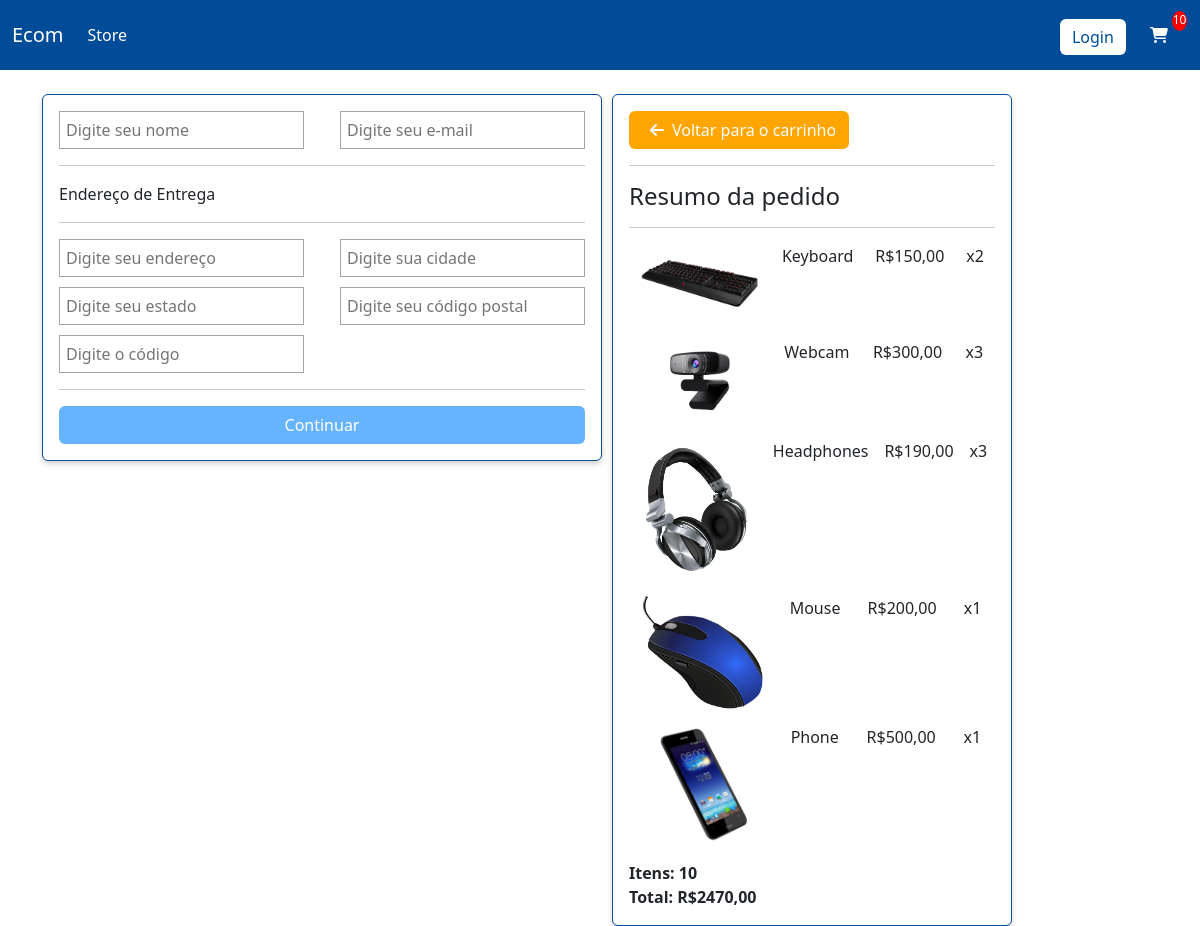
/checkout/ (signed in), run on an earlier commit of the app's database.
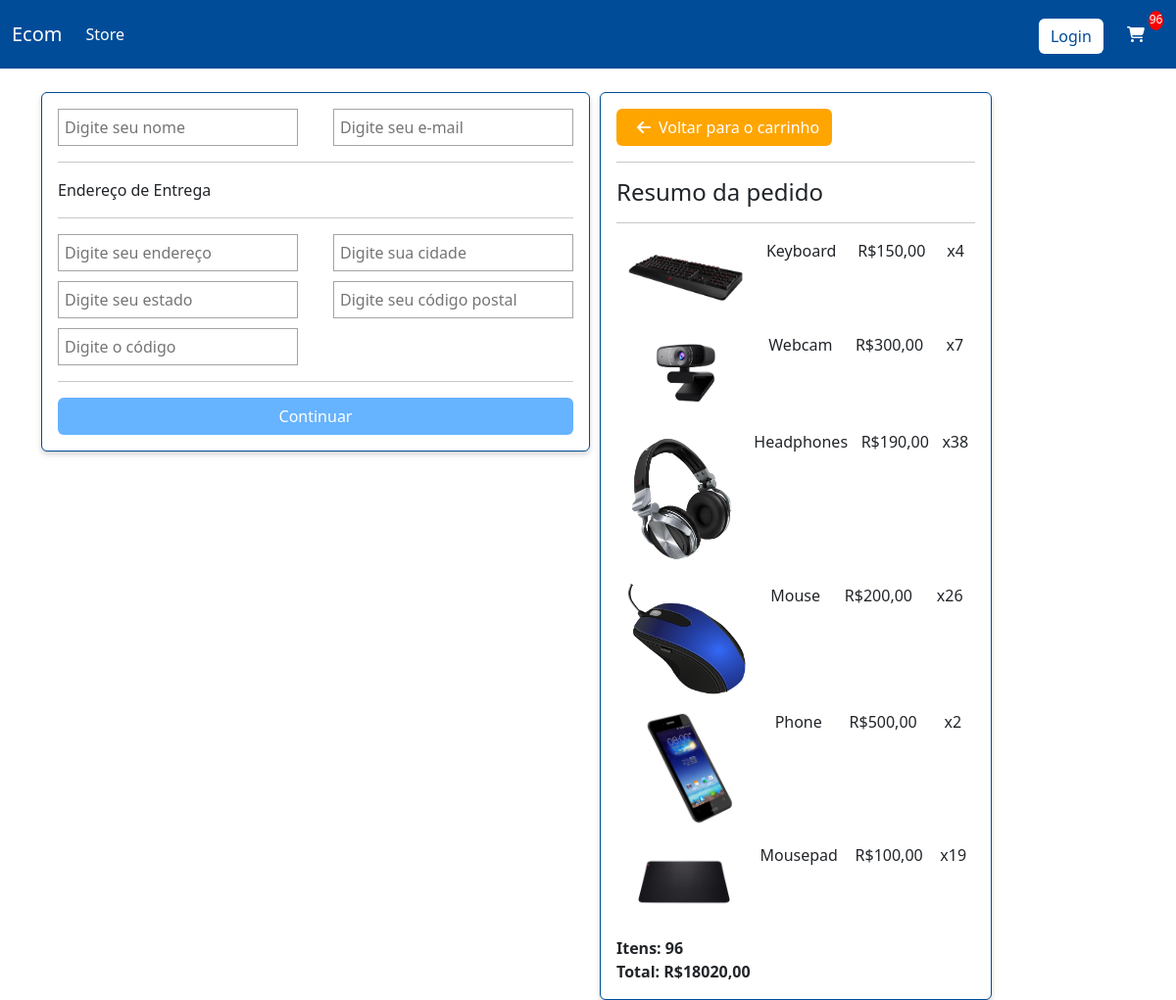
And on a later commit of the database.
### store/models.py (models this page shows, shortened)
class ItemPedido(models.Model):
    produto = models.ForeignKey(Produto, on_delete=models.SET_NULL, blank=True, null=True)
    pedido = models.ForeignKey(Pedido, on_delete=models.SET_NULL, blank=True, null=True)
    quantidade = models.IntegerField(default=0, null=True, blank=False)
    data_add = models.DateTimeField(auto_now_add=True)
    @property
    def valor_total(self):
        total = self.produto.preco * self.quantidade
        return total

class Produto(models.Model):
    nome = models.CharField(max_length=200, null=True)
    preco = models.FloatField()
    digital = models.BooleanField(default=False, null=True, blank=False)
    imagem = models.ImageField(null=True, blank=True)
    @property
    def imagemURL(self):
        try:
            url = self.imagem.url
        except:
            url = ''
        return url

class Pedido(models.Model):
    cliente = models.ForeignKey(Cliente, on_delete=models.SET_NULL, blank=True, null=True)
    data = models.DateTimeField(auto_now_add=True)
    completo = models.BooleanField(default=False, null=True, blank=False)
    transacao_id = models.CharField(max_length=200, null=True)
    @property
    def valor_total_carrinho(self):
        itempedido = self.itempedido_set.all()
        total = sum([item.valor_total for item in itempedido])
        return total
    @property
    def valor_total_itens(self):
        itempedido = self.itempedido_set.all()
        total = sum([item.quantidade for item in itempedido])
        return total

### store/views.py (the view)
# urls.py: path('checkout/', views.checkout, name='checkout'),
def checkout(request):
    if request.user.is_authenticated:
        cliente = request.user.cliente
        pedido, created = Pedido.objects.get_or_create(cliente=cliente, completo=False)
        itens = pedido.itempedido_set.all()
        itensCarrinho = pedido.valor_total_itens
    else:
        itens = []
        itensCarrinho = pedido['valor_total_itens']
        pedido = {'valor_total_itens': 0, 'valor_total_carrinho':0}
    context = {'itens': itens, 'pedido': pedido, 'itensCarrinho':itensCarrinho}
    return render(request, 'store/checkout.html', context)

### store/templates/store/checkout.html (shortened to what this page needs)
{% extends 'store/main.html' %}
{% load static %}
{% block content %}
<div class="row">
    <div class="col-lg-6">
        <div class="card" style="width: 35rem;">
            <div class="card-body">
                <form action="" id="form">
                    <div class="info-user">
                        <div>
                            <input required type="text" name="name" id="name" placeholder="Digite seu nome">
                        </div>
                        <div>
                            <input required type="email" name="email" id="email" placeholder="Digite seu e-mail">
                        </div>
                    </div>
                    <div id="shipping-info">
                        <hr>
                        <p>Endereço de Entrega</p>
                        <hr>
                        <div class="info-user" id="info-user-center" >
                            <div>
                                <input type="text" name="address" id="address" placeholder="Digite seu endereço">
                            </div>
                            <div>
                                <input type="text" name="city" id="city" placeholder="Digite sua cidade">
                            </div>
                        </div>
                        <div class="info-user">
                            <div>
                                <input type="text" name="state" id="state" placeholder="Digite seu estado">
                            </div>
                            <div>
                                <input type="text" name="zipcode" id="zipcode" placeholder="Digite seu código postal">
                            </div>
                        </div>
                        <div>
                            <input type="text" name="country" id="coutry" placeholder="Digite o código">
                        </div>
                    </div>
                    <hr>
                    <input type="submit" name="continue" id="continue" class="btn btn-block w-100" value="Continuar">
                </form>
            </div>
        </div>
    </div>
    <div class="col-lg-6">
        <div class="card" style="width: 25rem;">
            <div class="card-body">
                <a class="btn btn-back-car" href="{% url 'cart' %}"><i class="fa-solid fa-arrow-left mx-2"></i>Voltar para o carrinho</a>
                <hr>
                <h4 class="card-title">Resumo da pedido</h4>
                <hr>
                {% for item in itens %}
                    <div class="info3 mb-3">
                        <div>
                            <img class="row-img" src="{{ item.produto.imagemURL }}" alt="">
                        </div>
                        <div>
                            <p>{{ item.produto.nome }}</p>
                        </div>
                        <div>
                            <p>R${{ item.produto.preco|floatformat:2 }}</p>
                        </div>
                        <div>
                            <p>x{{ item.quantidade }}</p>
                        </div>
                    </div>
                {% endfor %}
                <div class="info4">
                    <div>Itens: {{ pedido.valor_total_itens }}</div>
                    <div>Total: R${{ pedido.valor_total_carrinho|floatformat:2 }}</div>
                </div>
            </div>
        </div>
    </div>
</div>
{% endblock %}

What changed in the data, as far as the page shows it:
changed ItemPedido "Keyboard": quantidade "2" → "4"
changed ItemPedido "Webcam": quantidade "3" → "7"
changed ItemPedido "Headphones": quantidade "3" → "38"
changed ItemPedido "Mouse": quantidade "1" → "26"
changed ItemPedido "Phone": quantidade "1" → "2"
added ItemPedido: produto.imagemURL (picture), produto.nome "Mousepad", produto.preco "100,00", quantidade "19"
changed through a linked row, Pedido: valor_total_itens "10" → "96"; valor_total_carrinho "2470,00" → "18020,00"
Also different on the page:
{{ itensCarrinho }}: "10" → "96"
